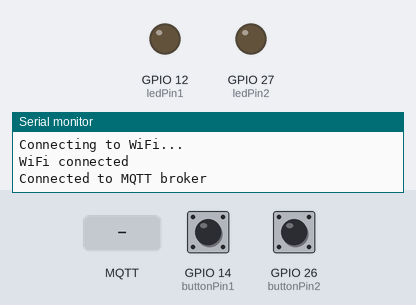
A sketch run on a simulated ESP32. Shown: output pins drawn as LEDs (lit = HIGH), the last lines printed to the serial monitor. Inputs (shaded band) come from the test bench; at power-on: GPIO 14 (buttonPin1) LOW, GPIO 26 (buttonPin2) LOW. WiFi joins after 1.5 s; servers stay silent unless stated; random numbers use the default seed unless the sketch sets one; no MQTT or app messages arrive unless stated.

Above: at 2.7 s.
2.8 s: GPIO 14 (buttonPin1) pulled HIGH for 0.15 s
At 4.0 s:
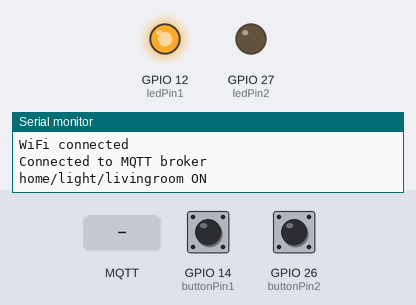
4.4 s: GPIO 26 (buttonPin2) pulled HIGH for 0.15 s
At 5.5 s:
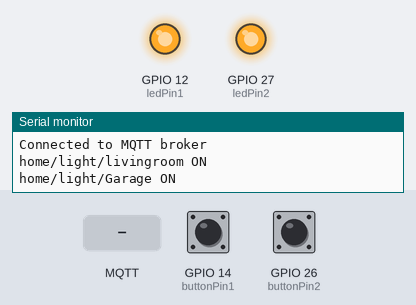
6.0 s: MQTT message "OFF" arrives on the second subscribed topic
At 7.2 s:
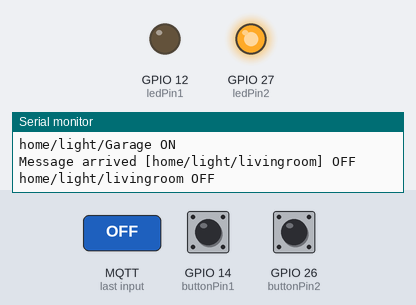
7.5 s: GPIO 26 (buttonPin2) pulled HIGH for 1 s
At 9.0 s:
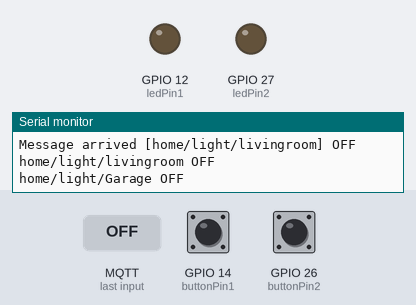
10.0 s: GPIO 26 (buttonPin2) pulled HIGH for 3.2 s
At 10.9 s:
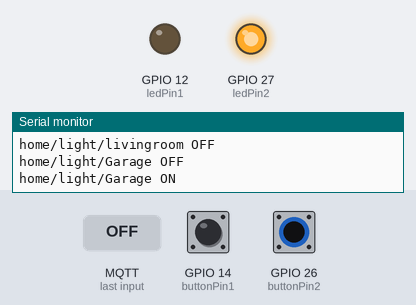
Timing chart, 0 to 13.0 s (numbered marks = the images above; inputs shaded):
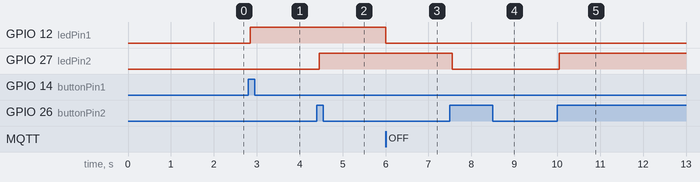

The sketch:

Esp32Light.ino.ino
```cpp
#include <WiFi.h>
#include <PubSubClient.h>
#include <WiFiClientSecure.h>

// WiFi network configuration
const char* ssid = "";
const char* password = "";

// MQTT broker configuration
const char* mqtt_server = "";
const char* mqtt_user = "";
const char* mqtt_password = "";
const int mqtt_port = 8883; // SSL/TLS port

// CA certificate for secure connection
static const char* root_ca PROGMEM = R"EOF(
-----BEGIN CERTIFICATE-----
MIIFazCCA1OgAwIBAgIRAIIQz7DSQONZRGPgu2OCiwAwDQYJKoZIhvcNAQELBQAw
TzELMAkGA1UEBhMCVVMxKTAnBgNVBAoTIEludGVybmV0IFNlY3VyaXR5IFJlc2Vh
cmNoIEdyb3VwMRUwEwYDVQQDEwxJU1JHIFJvb3QgWDEwHhcNMTUwNjA0MTEwNDM4
WhcNMzUwNjA0MTEwNDM4WjBPMQswCQYDVQQGEwJVUzEpMCcGA1UEChMgSW50ZXJu
ZXQgU2VjdXJpdHkgUmVzZWFyY2ggR3JvdXAxFTATBgNVBAMTDElTUkcgUm9vdCBY
MTCCAiIwDQYJKoZIhvcNAQEBBQADggIPADCCAgoCggIBAK3oJHP0FDfzm54rVygc
h77ct984kIxuPOZXoHj3dcKi/vVqbvYATyjb3miGbESTtrFj/RQSa78f0uoxmyF+
0TM8ukj13Xnfs7j/EvEhmkvBioZxaUpmZmyPfjxwv60pIgbz5MDmgK7iS4+3mX6U
A5/TR5d8mUgjU+g4rk8Kb4Mu0UlXjIB0ttov0DiNewNwIRt18jA8+o+u3dpjq+sW
T8KOEUt+zwvo/7V3LvSye0rgTBIlDHCNAymg4VMk7BPZ7hm/ELNKjD+Jo2FR3qyH
B5T0Y3HsLuJvW5iB4YlcNHlsdu87kGJ55tukmi8mxdAQ4Q7e2RCOFvu396j3x+UC
B5iPNgiV5+I3lg02dZ77DnKxHZu8A/lJBdiB3QW0KtZB6awBdpUKD9jf1b0SHzUv
KBds0pjBqAlkd25HN7rOrFleaJ1/ctaJxQZBKT5ZPt0m9STJEadao0xAH0ahmbWn
OlFuhjuefXKnEgV4We0+UXgVCwOPjdAvBbI+e0ocS3MFEvzG6uBQE3xDk3SzynTn
jh8BCNAw1FtxNrQHusEwMFxIt4I7mKZ9YIqioymCzLq9gwQbooMDQaHWBfEbwrbw
qHyGO0aoSCqI3Haadr8faqU9GY/rOPNk3sgrDQoo//fb4hVC1CLQJ13hef4Y53CI
rU7m2Ys6xt0nUW7/vGT1M0NPAgMBAAGjQjBAMA4GA1UdDwEB/wQEAwIBBjAPBgNV
HRMBAf8EBTADAQH/MB0GA1UdDgQWBBR5tFnme7bl5AFzgAiIyBpY9umbbjANBgkq
hkiG9w0BAQsFAAOCAgEAVR9YqbyyqFDQDLHYGmkgJykIrGF1XIpu+ILlaS/V9lZL
ubhzEFnTIZd+50xx+7LSYK05qAvqFyFWhfFQDlnrzuBZ6brJFe+GnY+EgPbk6ZGQ
3BebYhtF8GaV0nxvwuo77x/Py9auJ/GpsMiu/X1+mvoiBOv/2X/qkSsisRcOj/KK
NFtY2PwByVS5uCbMiogziUwthDyC3+6WVwW6LLv3xLfHTjuCvjHIInNzktHCgKQ5
ORAzI4JMPJ+GslWYHb4phowim57iaztXOoJwTdwJx4nLCgdNbOhdjsnvzqvHu7Ur
TkXWStAmzOVyyghqpZXjFaH3pO3JLF+l+/+sKAIuvtd7u+Nxe5AW0wdeRlN8NwdC
jNPElpzVmbUq4JUagEiuTDkHzsxHpFKVK7q4+63SM1N95R1NbdWhscdCb+ZAJzVc
oyi3B43njTOQ5yOf+1CceWxG1bQVs5ZufpsMljq4Ui0/1lvh+wjChP4kqKOJ2qxq
4RgqsahDYVvTH9w7jXbyLeiNdd8XM2w9U/t7y0Ff/9yi0GE44Za4rF2LN9d11TPA
mRGunUHBcnWEvgJBQl9nJEiU0Zsnvgc/ubhPgXRR4Xq37Z0j4r7g1SgEEzwxA57d
emyPxgcYxn/eR44/KJ4EBs+lVDR3veyJm+kXQ99b21/+jh5Xos1AnX5iItreGCc=
-----END CERTIFICATE-----
)EOF";

// Defining the LED pins and button pins
const int ledPin1 = 12; // LED 1 pin
const int buttonPin1 = 14; // Button 1 pin
const int ledPin2 = 27; // LED 2 pin
const int buttonPin2 = 26; // Button 2 pin

int buttonState1 = 0;
int lastButtonState1 = 0;
int ledState1 = LOW;
unsigned long lastDebounceTime1 = 0;
const int debounceDelay1 = 50; // Delay for debouncing button 1

int buttonState2 = 0;
int lastButtonState2 = 0;
int ledState2 = LOW;
unsigned long lastDebounceTime2 = 0;
const int debounceDelay2 = 50; // Delay for debouncing button 2

WiFiClientSecure espClient;
PubSubClient client(espClient);

void setup() {
  Serial.begin(115200);

  pinMode(ledPin1, OUTPUT);
  digitalWrite(ledPin1, LOW);
  pinMode(buttonPin1, INPUT);

  pinMode(ledPin2, OUTPUT);
  digitalWrite(ledPin2, LOW);
  pinMode(buttonPin2, INPUT);

  WiFi.mode(WIFI_STA);
  WiFi.begin(ssid, password);

  while (WiFi.status() != WL_CONNECTED) {
    delay(500);
    Serial.println("Connecting to WiFi...");
  }

  Serial.println("WiFi connected");

  // Configure the CA certificate
  espClient.setCACert(root_ca);
  client.setServer(mqtt_server, mqtt_port);
  client.setCallback(callback);

  reconnect(); // Attempt to connect to the MQTT broker
}

void loop() {
  if (!client.connected()) {
    reconnect();
  }
  client.loop();

  handleButton(buttonPin1, buttonState1, lastButtonState1, ledState1, lastDebounceTime1, debounceDelay1, ledPin1, "home/light/livingroom");
  handleButton(buttonPin2, buttonState2, lastButtonState2, ledState2, lastDebounceTime2, debounceDelay2, ledPin2, "home/light/Garage");
}

void handleButton(int buttonPin, int& buttonState, int& lastButtonState, int& ledState, unsigned long& lastDebounceTime, const int debounceDelay, int ledPin, const char* topic) {
  int reading = digitalRead(buttonPin);

  if (reading != lastButtonState) {
    lastDebounceTime = millis();
  }

  if ((millis() - lastDebounceTime) > debounceDelay) {
    if (reading != buttonState) {
      buttonState = reading;

      if (buttonState == HIGH) {
        // Button is pressed, toggle the LED state
        ledState = !ledState;
        digitalWrite(ledPin, ledState);

        // Publish the new LED state
        if (ledState == HIGH) {
          client.publish(topic, "ON");
          Serial.println(String(topic) + " ON");
        } else {
          client.publish(topic, "OFF");
          Serial.println(String(topic) + " OFF");
        }
      }
    }
  }
  lastButtonState = reading;
}

void reconnect() {
  while (!client.connected()) {
    String clientId = "ESP32Client-";
    clientId += String(random(0xffff), HEX);

    if (client.connect(clientId.c_str(), mqtt_user, mqtt_password)) {
      Serial.println("Connected to MQTT broker");
      client.subscribe("home/light"); // Subscribe to the topic to control the LED
      client.subscribe("home/light/livingroom"); // Subscribe to the topic for LED 1
      client.subscribe("home/light/Garage"); // Subscribe to the topic for LED 2
    } else {
      Serial.print("Failed to connect, rc=");
      Serial.print(client.state());
      Serial.println(" try again in 5 seconds");
      delay(5000);
    }
  }
}

void callback(char* topic, byte* payload, unsigned int length) {
  String incomingMessage = "";
  for (unsigned int i = 0; i < length; i++) {
    incomingMessage += (char)payload[i];
  }

  Serial.print("Message arrived [");
  Serial.print(topic);
  Serial.print("] ");
  Serial.println(incomingMessage);

  if (String(topic) == "home/light") {
    if (incomingMessage == "ON") {
      digitalWrite(ledPin1, HIGH); // Turn on LED 1
      digitalWrite(ledPin2, HIGH); // Turn on LED 2
      Serial.println("home/light ON");
      // Publish states to respective topics
      client.publish("home/light/livingroom", "ON");
      client.publish("home/light/Garage", "ON");
    } else if (incomingMessage == "OFF") {
      digitalWrite(ledPin1, LOW); // Turn off LED 1
      digitalWrite(ledPin2, LOW); // Turn off LED 2
      Serial.println("home/light OFF");
      // Publish states to respective topics
      client.publish("home/light/livingroom", "OFF");
      client.publish("home/light/Garage", "OFF");
    }else if(incomingMessage == "Connected"){

      client.publish("home/light/livingroom", ledState1 == HIGH ? "ON" : "OFF");
      Serial.print("Sent current state of LED 1: ");
      Serial.println(ledState1 == HIGH ? "ON" : "OFF");

      client.publish("home/light/Garage", ledState2 == HIGH ? "ON" : "OFF");
      Serial.print("Sent current state of LED 2: ");
      Serial.println(ledState2 == HIGH ? "ON" : "OFF");

      Serial.println("Sent current LED states due to 'Connected' message");
    }
  } else if (String(topic) == "home/light/livingroom") {
    if (incomingMessage == "ON") {
      digitalWrite(ledPin1, HIGH); // Turn on LED 1
      Serial.println("home/light/livingroom ON");
    } else if (incomingMessage == "OFF") {
      digitalWrite(ledPin1, LOW); // Turn off LED 1
      Serial.println("home/light/livingroom OFF");
    }
  } else if (String(topic) == "home/light/Garage") {
    if (incomingMessage == "ON") {
      digitalWrite(ledPin2, HIGH); // Turn on LED 2
      Serial.println("home/light/Garage ON");
    } else if (incomingMessage == "OFF") {
      digitalWrite(ledPin2, LOW); // Turn off LED 2
      Serial.println("home/light/Garage OFF");
    }
  }
}
```

Measured:
- after the input at 2.8 s, GPIO 12 (ledPin1): LOW → HIGH after 0.05 s
- after the input at 4.4 s, GPIO 27 (ledPin2): LOW → HIGH after 0.05 s
- after the input at 6.0 s, GPIO 12 (ledPin1): HIGH → LOW at once
- after the input at 7.5 s, GPIO 27 (ledPin2): HIGH → LOW after 0.05 s
- after the input at 10.0 s, GPIO 27 (ledPin2): LOW → HIGH after 0.05 s
